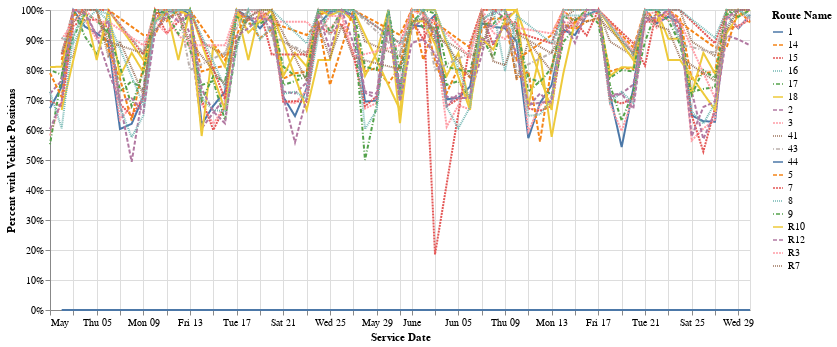

The code cell stored with this chart in its notebook:
### Code cell
display(HTML(f"<strong>{(agency.iloc[0]['agency_name'])} "
             f"Average Percent of Scheduled Trips with Vehicle Postions Data "
             f"by Route Over Time</strong>"))
display(Markdown("To utilize the multi-select, use `shift` when clicking routes in the legend"))

line = alt.Chart(agency_short).mark_line().encode(
    x=alt.X('service_date', title=utils.labeling('service_date')),
    y=alt.Y('pct_w_vp', title=('Percent with Vehicle Positions'), axis=alt.Axis(format='%')),
    color=alt.Color('route_short_name', title=['Route Name']),
    strokeDash='route_short_name')

line_chart = utils.add_tooltip(line, 'route_short_name','service_date', 'pct_w_vp')
line_chart = utils.add_chart_selection(line_chart, 'route_short_name')
line_chart.properties(width=700)

### Figure 1 — Vega-Lite specification as saved in the notebook (floating-point values rounded to 4 significant figures; data arrays with more than 128 entries replaced by an {"elided": "..."} marker saying what was removed)
{"config": {"view": {"continuousWidth": 400, "continuousHeight": 300}}, "data": {"name": "data-4ce13c72e4e16ff7187d758c2ec9e3b6"}, "mark": "line", "encoding": {"color": {"field": "route_short_name", "title": ["Route Name"], "type": "nominal"}, "opacity": {"condition": {"value": 1, "selection": "selector001"}, "value": 0}, "strokeDash": {"field": "route_short_name", "type": "nominal"}, "tooltip": [{"field": "route_short_name", "title": "Route Short Name", "type": "nominal"}, {"field": "service_date", "title": "Service Date", "type": "temporal"}, {"field": "service_date", "title": "Service Date", "type": "temporal"}], "x": {"field": "service_date", "title": "Service Date", "type": "temporal"}, "y": {"axis": {"format": "%"}, "field": "pct_w_vp", "title": "Percent with Vehicle Positions", "type": "quantitative"}}, "selection": {"selector001": {"type": "multi", "fields": ["route_short_name"], "bind": "legend"}}, "width": 700, "$schema": "https://vega.github.io/schema/vega-lite/v4.17.0.json", "datasets": {"data-4ce13c72e4e16ff7187d758c2ec9e3b6": {"elided": "1002 records"}}}
